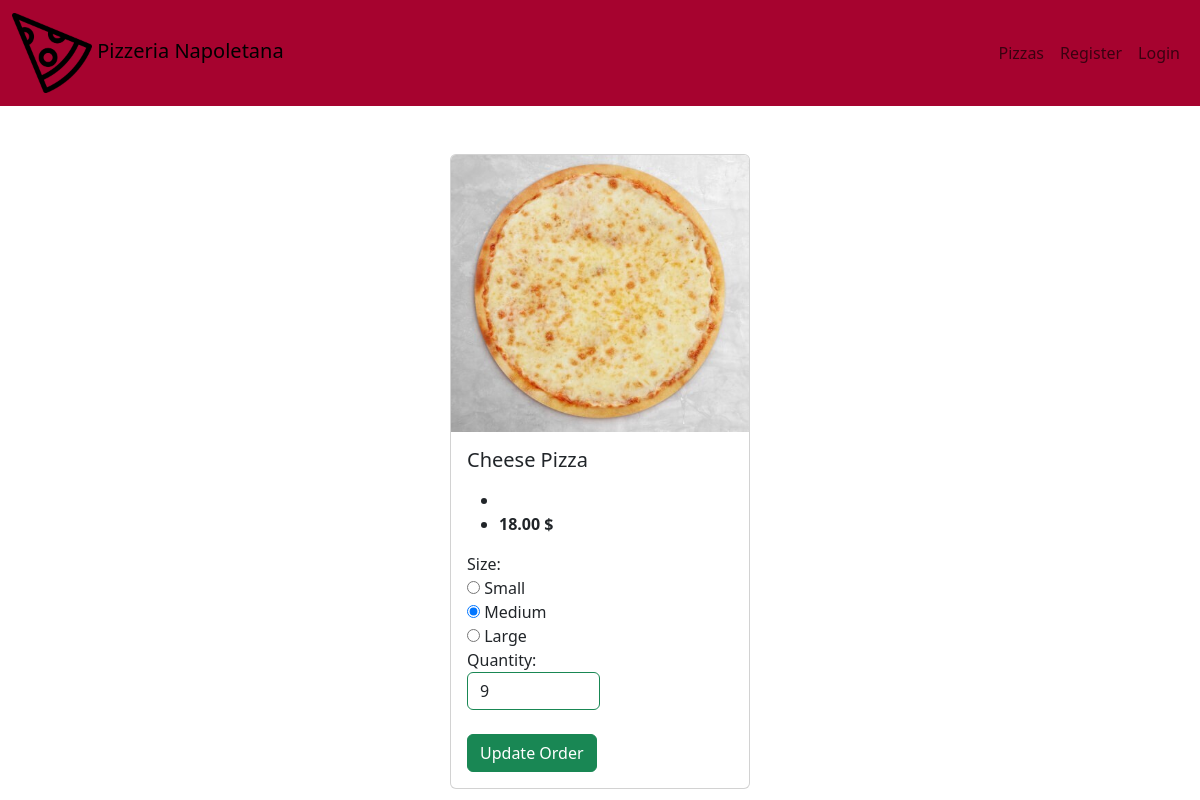
The page /order_update/5 on the database its author committed.
### pizzas/models.py (models this page shows, shortened)
class Pizza(models.Model):
    name = models.CharField(max_length=50)
    topping = models.ManyToManyField(Topping)
    image = models.ImageField(upload_to= 'pizza_pics', null=True, blank=True)
    price = models.DecimalField(max_digits=10, decimal_places=2)

class Order(models.Model):
    pizza = models.ForeignKey(Pizza, on_delete=models.CASCADE)
    user = models.ForeignKey(User, on_delete=models.CASCADE)
    size = models.CharField(choices=Size, default='m',max_length=1)
    quantity = models.IntegerField(default=1)

### pizzas/views.py (the view)
# urls.py: path("order_update/<int:id>",order_update, name="order_update"),
def order_update(request,id):
    order = Order.objects.get(id=id)
    pizza = Pizza.objects.get(id = order.pizza.id)
    form = PizzaForm(instance=order)
    if request.method == 'POST':
        form = PizzaForm(request.POST, instance=order)
        if form.is_valid():
            order.save()
            return redirect('my_orders')
    context = {
        'order': order,
        'pizza': pizza,
        'form': form,
    }
    return render(request,'pizzas/order_update.html',context)

### pizzas/forms.py
class PizzaForm(forms.ModelForm):
    class Meta:
        model = Order
        fields = (
            'size',
            'quantity'
        )
        widgets = {
            'size':forms.RadioSelect,
            'quantity': forms.TextInput(attrs={'class' : "rounded border border-success form-control", "style" : "width: 50%;"}),
        }

### pizzas/templates/pizzas/order_update.html (shortened to what this page needs)
{% extends 'pizzas/base.html' %}
{% block content %}
<div class="col-lg-3 mx-auto d-flex justify-content-center align-items-center mt-5">
    <div class="card" style="width: 100%;">
        <img src="{{pizza.image.url}}" class="card-img-top" alt="...">
        <div class="card-body">
          <h5 class="card-title">{{pizza.name}}</h5>
          <p class="card-text">
            <ul>
                <li>
                </li>
                <li>
                  <strong> {{pizza.price}} $</strong>
                </li>
        </ul>
         </p>
         <div>
            <form action="" method="POST">
                {{form}}
                <br>
                <input  class="btn btn-success" type="submit" value="Update Order">
            </form>
         </div>
        </div>
      </div>
    </div>
{% endblock content %}

### rows shown on the page
Pizza: image (picture), name "Cheese Pizza", price "18.00"
Order: size "☐ Small ☑ Medium ☐ Large", quantity "9"
